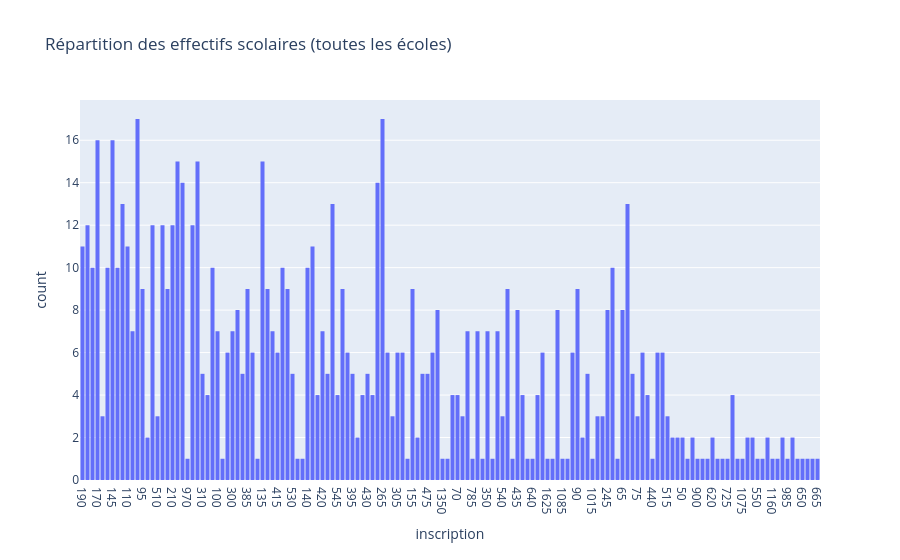

Source (notebook cell):
### Markdown cell above
## Étape 4 : Créer un histogramme pour toutes les écoles

Vue d’ensemble : nous représentons d’abord l’intégralité du jeu de données afin d’établir une vue de référence de la répartition des effectifs.

Détails techniques : un histogramme regroupe les effectifs en intervalles et indique le nombre d’écoles dans chaque tranche.

### Code cell
fig_all = px.histogram(
    df,
    x="inscription",
    nbins=30,
    title="Répartition des inscriptions scolaires (toutes les écoles)"
)

fig_all.show()

### Figure 1 — Plotly figure (JSON) as saved in the notebook; plotly's stock layout.template omitted (floating-point values rounded to 4 significant figures; data arrays with more than 128 entries replaced by an {"elided": "..."} marker saying what was removed)
{"data": [{"bingroup": "x", "hovertemplate": "inscription=%{x}<br>count=%{y}<extra></extra>", "legendgroup": "", "marker": {"color": "#636efa", "pattern": {"shape": ""}}, "name": "", "nbinsx": 30, "orientation": "v", "showlegend": false, "type": "histogram", "x": {"elided": "800 str values"}, "xaxis": "x", "yaxis": "y"}], "layout": {"barmode": "relative", "legend": {"tracegroupgap": 0}, "title": {"text": "Répartition des effectifs scolaires (toutes les écoles)"}, "xaxis": {"anchor": "y", "domain": [0, 1], "title": {"text": "inscription"}}, "yaxis": {"anchor": "x", "domain": [0, 1], "title": {"text": "count"}}}}
